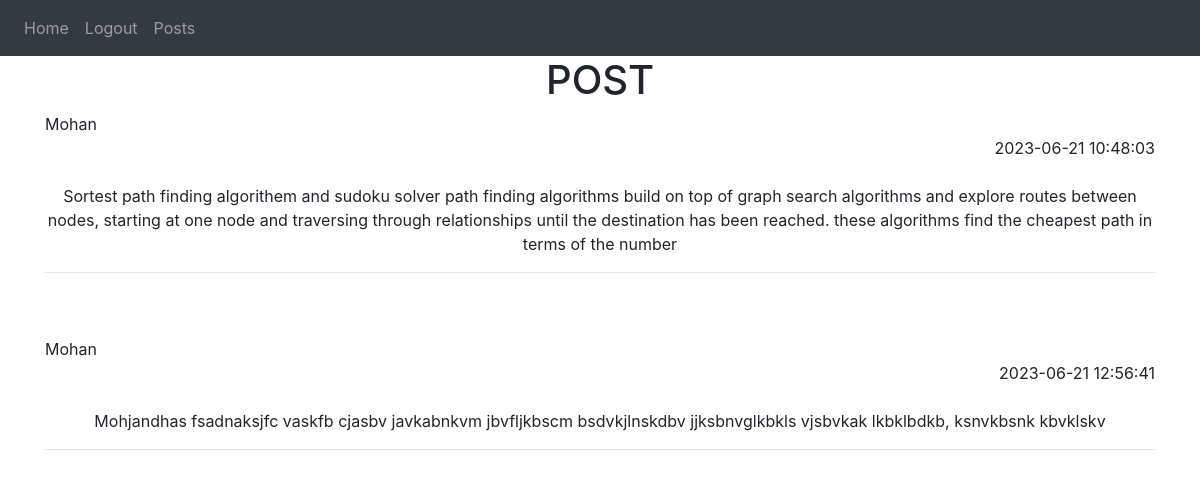
/post (signed in), run on the app's committed database.
### website/models.py (models this page shows)
class Note(db.Model):
    id = db.Column(db.Integer, primary_key=True)
    data = db.Column(db.String(10000))
    date = db.Column(db.DateTime(timezone=True), default=func.now())
    user_id = db.Column(db.Integer, db.ForeignKey('user.id',ondelete="CASCADE"),nullable=False)
    name = db.Column(db.String(1000))

### website/view.py (the view)
@views.route('/post')
def posts():
    post = Note.query.all()
    return render_template('Posts.html', user=current_user, s=post)

### website/__init__.py (called while the page is built)
def create_app():
    app = Flask(__name__)
    app.config['SECRET_KEY'] = 'hjshjhdjah kjshkjdhjs'
    app.config['SQLALCHEMY_DATABASE_URI'] = f'sqlite:///{DB_NAME}'
    db.init_app(app)
    from .view import views
    from .auth import auth
    app.register_blueprint(views)
    app.register_blueprint(auth)
    from .models import User
    with app.app_context():
        db.create_all()
    login_manager = LoginManager()
    login_manager.login_view = 'auth.login'
    login_manager.init_app(app)
    @login_manager.user_loader
    def load_user(id):
        return User.query.get(int(id))
    return app

### website/templates/Posts.html
{% extends "base.html" %} {% block title %}POSTS{% endblock %}
{% block content%}
<body>
<h1 style="text-align-last: center;"> POST </h1>
{% for pos in s %}
{{pos.name.capitalize()}}
<br>
<div style="text-align-last:right; a">
{{ pos.date }}
</div>
<div>
<br>
<p style="text-align: center;">{{pos.data.capitalize()}}</p>
<hr>
<br>
<br>
</div>
{% endfor %}
</body>
{% endblock %}

### data on the page
Note: name "Mohan", date "2023-06-21 10:48:03", data "Sortest path finding algorithem and sudoku solver path finding algorithms build on top of graph search algorithms and explore routes between nodes, starting at one node and traversing through relationships until the destination has been reached. these algorithms find the cheapest path in terms of the number"
Note: name "Mohan", date "2023-06-21 12:56:41", data "Mohjandhas fsadnaksjfc vaskfb cjasbv javkabnkvm jbvfljkbscm bsdvkjlnskdbv jjksbnvglkbkls vjsbvkak lkbklbdkb, ksnvkbsnk kbvklskv"
